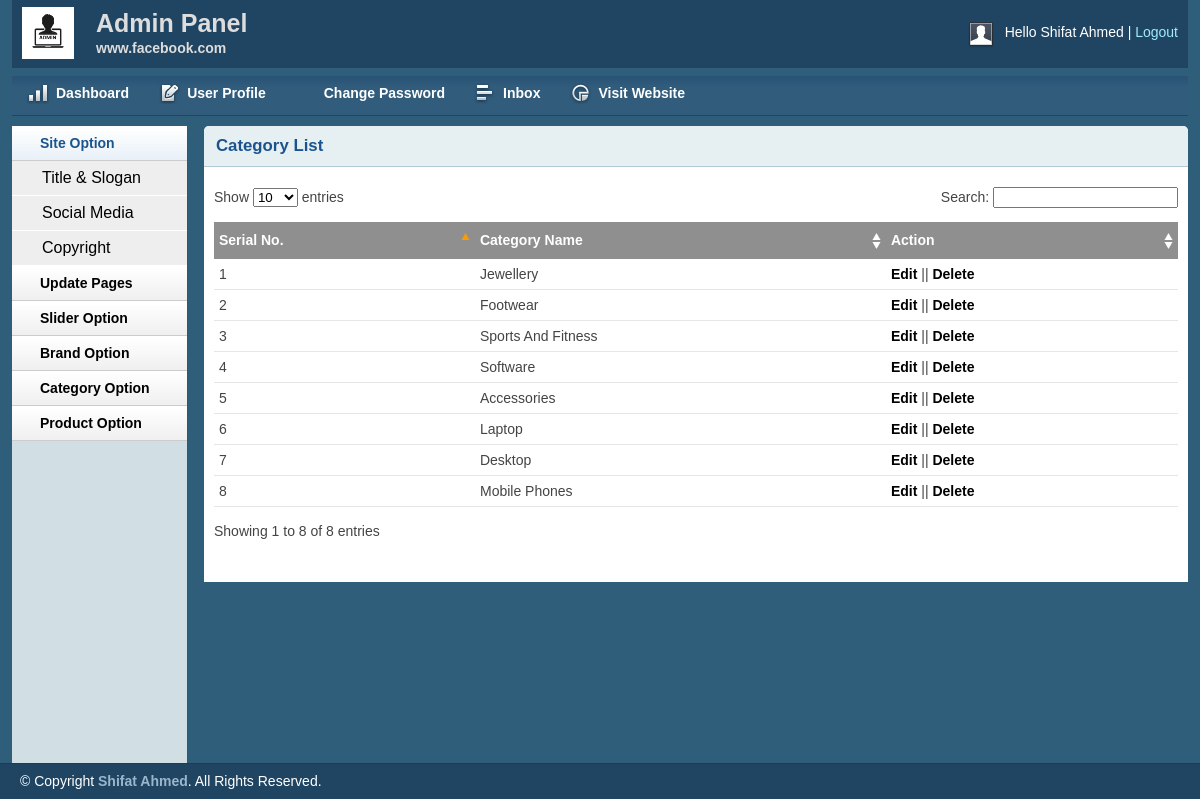
The app's page /admin/catlist.php (signed in) with its own data.
### tables this page shows
CREATE TABLE `tbl_category` (
  `catId` int(11) NOT NULL,
  `catName` varchar(255) NOT NULL
);

### lib/Database.php (called while the page is built, shortened)
<?php
Class Database{
    public $host   = DB_HOST;
    public $user   = DB_USER;
    public $pass   = DB_PASS;
    public $dbname = DB_NAME;
    public $link;
private function connectDB(){
    $this->link = new mysqli($this->host, $this->user, $this->pass,
    $this->dbname);
 }
public function select($query){
  $result = $this->link->query($query) or  die($this->link->error.__LINE__);
  if($result->num_rows > 0){
    return $result;
  } else {
    return false;
  }
 }
}

### classes/Category.php (called while the page is built, shortened)
<?php
    $filepath =realpath(dirname(__FILE__));
    include_once ($filepath.'/../lib/Database.php');
?>
<?php
    class Category{
        private $db;
        public function __construct()
        {
            $this->db=new Database();
        }
    public function getAllCat(){
        $query="SELECT * FROM tbl_category ORDER BY catId DESC";
        $getcat=$this->db->select($query);
        return $getcat;
    }
}
?>

### admin/catlist.php (the view, shortened to what this page needs)
<?php include 'inc/header.php';?>
<?php include 'inc/sidebar.php';?>
<?php include '../classes/Category.php' ?>
<?php
	$cat=new Category();
?>
        <div class="grid_10">
            <div class="box round first grid">
                <h2>Category List</h2>
                <div class="block">
                    <table class="data display datatable" id="example">
					<thead>
						<tr>
							<th>Serial No.</th>
							<th>Category Name</th>
							<th>Action</th>
						</tr>
					</thead>
					<tbody>
					<?php
						$getCat=$cat->getAllCat();
						if($getCat){
							$i=0;
							while($result=$getCat->fetch_assoc()){
								$i++;
					?>
						<tr class="odd gradeX">
							<td><?php echo $i; ?></td>
							<td><?php echo $result['catName']; ?></td>
							<td><a href="catedit.php?catid=<?php echo $result['catId']; ?>">Edit</a> ||
							 <a onclick="return confirm('Are you sure to delete!')" href="?catdelid=<?php echo $result['catId']; ?>">Delete</a></td>
						</tr>
							<?php } }else{
								$msg="No Category Found !!";
								return $msg;
							} ?>
					</tbody>
				</table>
               </div>
            </div>
        </div>
<?php include 'inc/footer.php';?>

### admin/css/text.css (style rules this page uses)
body { font: 13px/1.5 Tahoma, Helvetica, Arial, 'Liberation Sans', FreeSans, sans-serif; }
h2 { font-size: 23px; }
p, dl, hr, h1, h2, h3, h4, h5, h6, ol, ul, pre, table, address, fieldset { margin-bottom: 20px; }

### admin/css/grid.css (style rules this page uses)
.grid_1, .grid_2, .grid_3, .grid_4, .grid_5, .grid_6, .grid_7, .grid_8, .grid_9, .grid_10, .grid_11, .grid_12, .grid_13, .grid_14, .grid_15, .grid_16 { display: inline; float: left; margin-left: 1%; margin-right: 1%; }
.container_12 .grid_10 { width: 81.333%; }

### admin/css/layout.css (style rules this page uses)
body { background: #fff none repeat scroll 0 0; color: #444; font-size: 14px; padding: 0; }
a { color: #000; font-weight:bold; text-decoration: none; }
h1, h2, h3, h4, h5, h6 { line-height:1.2em; margin-bottom:.3em; }
h2 { margin-top:1em; }
.box { background:#fff; margin-bottom:20px; padding:10px 10px 10px 10px; margin-left:-8px; }
.box.grid { padding-bottom:40px; }
.box.round { -moz-border-radius: 5px 5px 0px 0px; -webkit-border-radius: 5px 5px 0px 0px; border-radius: 5px 5px 0px 0px; }
.box h2 { font-size:1.2em; font-weight:bold; color:#1B548D; background:#E6F0F3; margin:-10px -10px 0 -10px; padding:10px 12px; border-bottom:1px solid #B3CBD6; -moz-border-radius: 5px 5px 0px 0px; -webkit-border-radius: 5px 5px 0px 0px; border-radius: 5px 5px 0px 0px; }
.box.first { min-height: 406px; }
.block { padding-top:20px; }
.block { padding-bottom:1px; }
table.display { margin: 0 auto; clear: both; width: 100%; }
.sorting_asc { background: #8f8f8f url(../img/table/sort_asc.png) no-repeat center right; padding:8px 5px; text-align:left; color:#fff; }
.sorting { background:#8f8f8f url(../img/table/sort_both.png) no-repeat center right; padding:8px 5px; text-align:left; color:#fff; }
tr.odd { height: 30px; line-height: 30px; border-bottom:1px solid #e6e6e6; }
tr.even { height: 30px; line-height: 30px; border-bottom:1px solid #e6e6e6; }
tr.odd td, tr.even td { padding-left:5px; }

### records on screen
tbl_category: catName "Jewellery"
tbl_category: catName "Footwear"
tbl_category: catName "Sports And Fitness"
tbl_category: catName "Software"
tbl_category: catName "Accessories"
tbl_category: catName "Laptop"
tbl_category: catName "Desktop"
tbl_category: catName "Mobile Phones"

### other values on screen
Session::get('adminName') "Shifat Ahmed"
